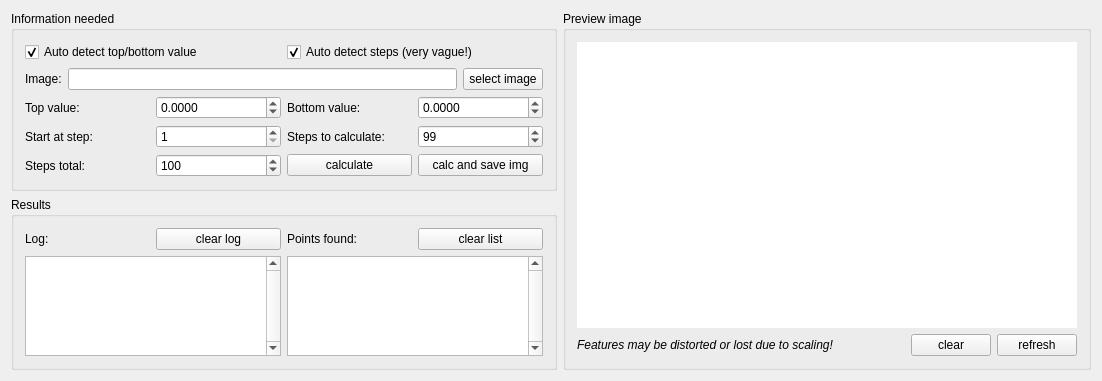
<?xml version="1.0" encoding="UTF-8"?>
<ui version="4.0">
 <class>mainWindow</class>
 <widget class="QMainWindow" name="mainWindow">
  <property name="geometry">
   <rect>
    <x>0</x>
    <y>0</y>
    <width>1102</width>
    <height>381</height>
   </rect>
  </property>
  <property name="windowTitle">
   <string>xoopic history values</string>
  </property>
  <widget class="QWidget" name="centralWidget">
   <layout class="QGridLayout" name="gridLayout_3">
    <item row="1" column="0">
     <widget class="QGroupBox" name="grp_results">
      <property name="title">
       <string>Results</string>
      </property>
      <layout class="QGridLayout" name="gridLayout_2">
       <item row="0" column="0">
        <widget class="QLabel" name="lbl_log">
         <property name="text">
          <string>Log:</string>
         </property>
        </widget>
       </item>
       <item row="0" column="1">
        <widget class="QPushButton" name="btn_clearLog">
         <property name="text">
          <string>clear log</string>
         </property>
        </widget>
       </item>
       <item row="0" column="2">
        <widget class="QLabel" name="lbl_pointsFound">
         <property name="text">
          <string>Points found:</string>
         </property>
        </widget>
       </item>
       <item row="0" column="3">
        <widget class="QPushButton" name="btn_clearPointsList">
         <property name="text">
          <string>clear list</string>
         </property>
        </widget>
       </item>
       <item row="1" column="0" colspan="2">
        <widget class="QTextEdit" name="txt_log">
         <property name="verticalScrollBarPolicy">
          <enum>Qt::ScrollBarAlwaysOn</enum>
         </property>
         <property name="readOnly">
          <bool>true</bool>
         </property>
        </widget>
       </item>
       <item row="1" column="2" colspan="2">
        <widget class="QListWidget" name="list_pointsFound">
         <property name="verticalScrollBarPolicy">
          <enum>Qt::ScrollBarAlwaysOn</enum>
         </property>
         <property name="selectionMode">
          <enum>QAbstractItemView::MultiSelection</enum>
         </property>
        </widget>
       </item>
      </layout>
     </widget>
    </item>
    <item row="0" column="0">
     <widget class="QGroupBox" name="grp_input">
      <property name="sizePolicy">
       <sizepolicy hsizetype="Preferred" vsizetype="Maximum">
        <horstretch>0</horstretch>
        <verstretch>0</verstretch>
       </sizepolicy>
      </property>
      <property name="title">
       <string>Information needed</string>
      </property>
      <layout class="QGridLayout" name="gridLayout">
       <item row="4" column="0">
        <widget class="QLabel" name="lbl_topValue">
         <property name="text">
          <string>Top value:</string>
         </property>
        </widget>
       </item>
       <item row="4" column="1">
        <widget class="QDoubleSpinBox" name="dsp_topValue">
         <property name="decimals">
          <number>4</number>
         </property>
         <property name="minimum">
          <double>-99999.000000000000000</double>
         </property>
         <property name="maximum">
          <double>99999.000000000000000</double>
         </property>
        </widget>
       </item>
       <item row="4" column="2">
        <widget class="QLabel" name="lbl_bottomValue">
         <property name="text">
          <string>Bottom value:</string>
         </property>
        </widget>
       </item>
       <item row="4" column="3">
        <widget class="QDoubleSpinBox" name="dsp_bottomValue">
         <property name="decimals">
          <number>4</number>
         </property>
         <property name="minimum">
          <double>-99999.000000000000000</double>
         </property>
         <property name="maximum">
          <double>99999.000000000000000</double>
         </property>
        </widget>
       </item>
       <item row="6" column="0">
        <widget class="QLabel" name="lbl_stepsTotal">
         <property name="text">
          <string>Steps total:</string>
         </property>
        </widget>
       </item>
       <item row="6" column="1">
        <widget class="QSpinBox" name="spb_stepsTotal">
         <property name="minimum">
          <number>2</number>
         </property>
         <property name="maximum">
          <number>10000</number>
         </property>
         <property name="value">
          <number>100</number>
         </property>
        </widget>
       </item>
       <item row="6" column="3">
        <widget class="QPushButton" name="btn_calculateAndSave">
         <property name="text">
          <string>calc and save img</string>
         </property>
        </widget>
       </item>
       <item row="6" column="2">
        <widget class="QPushButton" name="btn_calculate">
         <property name="text">
          <string>calculate</string>
         </property>
        </widget>
       </item>
       <item row="5" column="2">
        <widget class="QLabel" name="lbl_stepsToCalc">
         <property name="text">
          <string>Steps to calculate:</string>
         </property>
        </widget>
       </item>
       <item row="5" column="0">
        <widget class="QLabel" name="lbl_startStep">
         <property name="text">
          <string>Start at step:</string>
         </property>
        </widget>
       </item>
       <item row="5" column="1">
        <widget class="QSpinBox" name="spb_startStep">
         <property name="minimum">
          <number>1</number>
         </property>
         <property name="maximum">
          <number>9999</number>
         </property>
        </widget>
       </item>
       <item row="5" column="3">
        <widget class="QSpinBox" name="spb_stepsToCalc">
         <property name="minimum">
          <number>1</number>
         </property>
         <property name="maximum">
          <number>9999</number>
         </property>
         <property name="value">
          <number>99</number>
         </property>
        </widget>
       </item>
       <item row="3" column="0" colspan="4">
        <widget class="QFrame" name="frame">
         <property name="frameShape">
          <enum>QFrame::NoFrame</enum>
         </property>
         <property name="frameShadow">
          <enum>QFrame::Raised</enum>
         </property>
         <layout class="QHBoxLayout" name="horizontalLayout">
          <property name="leftMargin">
           <number>0</number>
          </property>
          <property name="topMargin">
           <number>0</number>
          </property>
          <property name="rightMargin">
           <number>0</number>
          </property>
          <property name="bottomMargin">
           <number>0</number>
          </property>
          <item>
           <widget class="QLabel" name="lbl_selectImage">
            <property name="text">
             <string>Image:</string>
            </property>
           </widget>
          </item>
          <item>
           <widget class="QLineEdit" name="txt_selectImage">
            <property name="readOnly">
             <bool>true</bool>
            </property>
           </widget>
          </item>
          <item>
           <widget class="QPushButton" name="btn_selectImage">
            <property name="text">
             <string>select image</string>
            </property>
           </widget>
          </item>
         </layout>
        </widget>
       </item>
       <item row="2" column="0" colspan="2">
        <widget class="QCheckBox" name="chb_autodetectTopBottomValue">
         <property name="text">
          <string>Auto detect top/bottom value</string>
         </property>
         <property name="checked">
          <bool>true</bool>
         </property>
        </widget>
       </item>
       <item row="2" column="2" colspan="2">
        <widget class="QCheckBox" name="chb_autodetectSteps">
         <property name="text">
          <string>Auto detect steps (very vague!)</string>
         </property>
         <property name="checked">
          <bool>true</bool>
         </property>
        </widget>
       </item>
      </layout>
     </widget>
    </item>
    <item row="0" column="1" rowspan="2">
     <widget class="QGroupBox" name="groupBox">
      <property name="sizePolicy">
       <sizepolicy hsizetype="Expanding" vsizetype="Expanding">
        <horstretch>3</horstretch>
        <verstretch>3</verstretch>
       </sizepolicy>
      </property>
      <property name="title">
       <string>Preview image</string>
      </property>
      <layout class="QVBoxLayout" name="verticalLayout">
       <item>
        <widget class="QLabel" name="lbl_image">
         <property name="sizePolicy">
          <sizepolicy hsizetype="Expanding" vsizetype="Expanding">
           <horstretch>3</horstretch>
           <verstretch>3</verstretch>
          </sizepolicy>
         </property>
         <property name="styleSheet">
          <string notr="true">background-color: white;</string>
         </property>
         <property name="text">
          <string>&lt;image&gt;</string>
         </property>
         <property name="alignment">
          <set>Qt::AlignCenter</set>
         </property>
        </widget>
       </item>
       <item>
        <widget class="QFrame" name="frame_2">
         <property name="frameShape">
          <enum>QFrame::NoFrame</enum>
         </property>
         <property name="frameShadow">
          <enum>QFrame::Raised</enum>
         </property>
         <layout class="QHBoxLayout" name="horizontalLayout_2">
          <property name="leftMargin">
           <number>0</number>
          </property>
          <property name="topMargin">
           <number>0</number>
          </property>
          <property name="rightMargin">
           <number>0</number>
          </property>
          <property name="bottomMargin">
           <number>0</number>
          </property>
          <item>
           <widget class="QLabel" name="lbl_imageNote">
            <property name="text">
             <string>&lt;html&gt;&lt;head/&gt;&lt;body&gt;&lt;p&gt;&lt;span style=&quot; font-style:italic;&quot;&gt;Features may be distorted or lost due to scaling!&lt;/span&gt;&lt;/p&gt;&lt;/body&gt;&lt;/html&gt;</string>
            </property>
            <property name="wordWrap">
             <bool>true</bool>
            </property>
           </widget>
          </item>
          <item>
           <widget class="QPushButton" name="btn_clearImage">
            <property name="sizePolicy">
             <sizepolicy hsizetype="Maximum" vsizetype="Fixed">
              <horstretch>0</horstretch>
              <verstretch>0</verstretch>
             </sizepolicy>
            </property>
            <property name="text">
             <string>clear</string>
            </property>
           </widget>
          </item>
          <item>
           <widget class="QPushButton" name="btn_refreshImage">
            <property name="sizePolicy">
             <sizepolicy hsizetype="Maximum" vsizetype="Fixed">
              <horstretch>0</horstretch>
              <verstretch>0</verstretch>
             </sizepolicy>
            </property>
            <property name="text">
             <string>refresh</string>
            </property>
           </widget>
          </item>
         </layout>
        </widget>
       </item>
      </layout>
     </widget>
    </item>
   </layout>
  </widget>
 </widget>
 <layoutdefault spacing="6" margin="11"/>
 <resources/>
 <connections/>
</ui>
